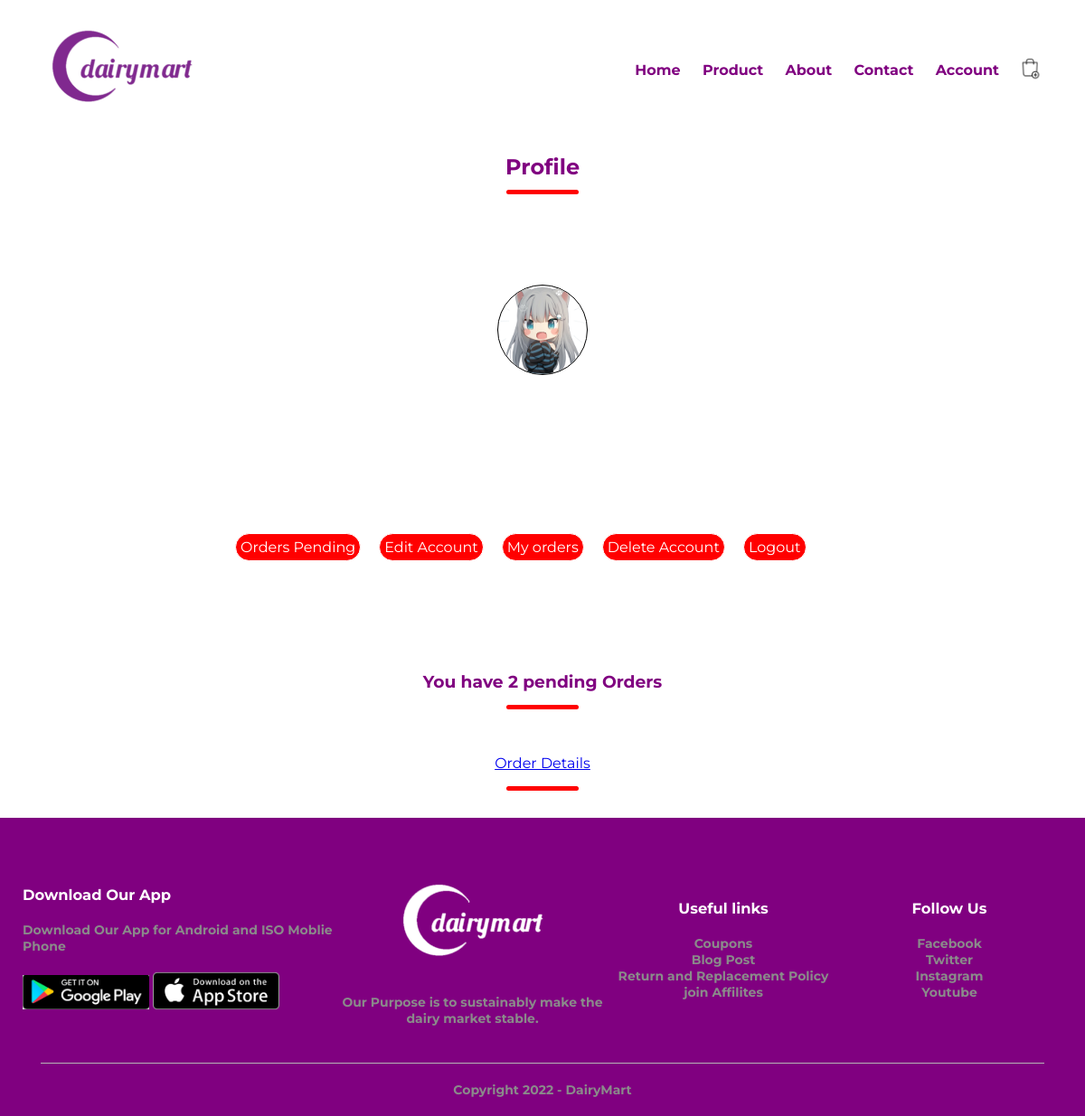
The page /profile.php (signed in) on the database its author committed.
### tables this page shows
CREATE TABLE `user_table` (
  `user_id` int(11) NOT NULL,
  `user_name` varchar(100) NOT NULL,
  `user_email` varchar(100) NOT NULL,
  `user_password` varchar(225) NOT NULL,
  `user_image` varchar(225) NOT NULL,
  `user_ip` varchar(255) NOT NULL,
  `user_address` varchar(255) NOT NULL,
  `user_mobile` int(10) NOT NULL
);

### profile.php (the view, shortened to what this page needs)
<?php
include('include/connect.php');
include('Functions/functions.php');
?>
<!DOCTYPE html>
<html lang="en">
    <head>
        <link rel="stylesheet" href="stylesheet.css">
        <link rel="stylesheet" href="https://cdnjs.cloudflare.com/ajax/libs/font-awesome/6.2.0/css/all.min.css">
    </head>
    <body>
    <div class="container">
        <div class="main">
            <div class="logo">
                <img src="images/logo.png">
            </div>
            <nav>
                <ul id="MenuItems">
                    <li><a href="index.php">Home</a></li>
                    <li><a href="product.php">Product</a></li>
                    <li><a href="about.php">About</a></li>
                    <li><a href="Contact.php">Contact</a></li>
                    <li><a href="account.php">Account</a></li>
                </ul>
            </nav>
            <a href="cart.php"><img src="images/cart.png" width="30px" height="30px"></a>
        </div>
    </div>
    <div>
        <h2 class="title">Profile</h2>
            <div class="pro-img">
                <?php
                    $username=$_SESSION['username'];
                    $select_query="select * from `user_table` where user_name='$username'";
                    $result_query=mysqli_query($con,$select_query);
                    $user_image=mysqli_fetch_array($result_query);
                    $row_image=$user_image['user_image'];
                    echo "<img src='images/$row_image' width='100px' height='100px'>";
                ?>
            </div>
            <div class="pro-img">
                <div class="column-style">
                    <a href="profile.php">Orders Pending</a>
                    <a href="profile.php?edit_account">Edit Account</a>
                    <a href="profile.php?orders">My orders</a>
                    <a href="profile.php?delete">Delete Account</a>
                    <a href="logout.php">Logout</a>
                </div>
            </div>
            <div class="pro_img">
                <?php
                get_user_order_details();
                ?>
            </div>
    </div>
<div class="footer">
    <div class="container">
        <div class="row">
            <div class="column5">
                <h3>Download Our App</h3>
                <p>Download Our App for Android and ISO Moblie Phone</p>
                <div class="app-logo">
                    <img src="images/playstore.png">
                    <img src="images/app-store.png">
                </div>
            </div>
            <div class="column6">
                <img src="images/logo-white.png">
                <p>Our Purpose is to sustainably make the dairy market stable.</p>
            </div>
            <div class="column7">
                <h3>Useful links</h3>
                <ul>
                    <li>Coupons</li>
                    <li>Blog Post</li>
                    <li>Return and Replacement Policy</li>
                    <li>join Affilites</li>
                </ul>
            </div>
            <div class="column8">
                <h3>Follow Us</h3>
                <ul>
                    <li>Facebook</li>
                    <li>Twitter</li>
                    <li>Instagram</li>
                    <li>Youtube</li>
                </ul>
            </div>
        </div>
        <hr>
        <p class="copyright">Copyright 2022 - DairyMart</p>
    </div>
</div>
    </body>
</html>
</body>
</html>

### Functions/functions.php (shortened to what this page needs)
<?php
include('./include/connect.php');
?>
    <?php
function get_user_order_details(){
    global $con;
    $username=$_SESSION['username'];
    $get_details="select * from `user_table` where user_name='$username'";
    $result_get=mysqli_query($con,$get_details);
    while($row_query=mysqli_fetch_array($result_get)){
        $user_id=$row_query['user_id'];
        if(!isset($_GET['edit_account'])){
            if(!isset($_GET['orders'])){
                if(!isset($_GET['delete'])){
                    $get_orders="select * from `user_orders` where user_id=$user_id and order_status='pending'";
                    $result_order_query=mysqli_query($con,$get_orders);
                    $row_count=mysqli_num_rows($result_order_query);
                    if($row_count>0){
                        echo "<h3 class='title'>You have $row_count pending Orders</h3>
                                <div class='column title'><a href='profile.php?orders'>Order Details</a></div>";
                    }else{
                        echo "<h3 class='title'>You have Zero pending Orders</h3>
                        <div class='column title'><a href='index.php'>Explore Products</a></div>";
                    }
                }
            }
        }
    }
}
?>

### stylesheet.css (style rules this page uses)
* { margin: 0; padding: 0; box-sizing: border-box; }
body { font-family: 'Montserrat', sans-serif; }
.main { display: flex; align-items: center; padding: 20px; }
nav { flex: 1; text-align: right; }
nav ul { display: inline-block; list-style-type: none; }
nav ul li { display: inline-block; font-weight: bold; margin-right: 20px; }
nav ul li a { text-decoration: none; color: #800080; }
.container { max-width: 1300px; margin: auto; padding: 0 25px 0 25px; }
.row { display: flex; align-items: center; flex-wrap: wrap; justify-content: space-around; }
.column { flex-basis: 50%; min-width: 300px; }
.title { text-align: center; margin: 0 auto 30px; position: relative; line-height: 60px; color: #800080; }
.title::after { content: ''; background: #ff0000; width: 80px; height: 5px; border-radius: 5px; position: absolute; bottom: 0; left: 50%; transform: translateX(-50%); }
.footer { background: #800080; color: #8a8a8a; font-size: 14px; padding: 60px 0 20px; font-weight: bold; }
.footer p { color: #8a8a8a; }
.footer h3 { color: #ffffff; margin-bottom: 20px; }
.column5, .column6, .column7, .column8 { min-width: 250px; margin-bottom: 20px; }
.column5 { flex-basis: 30%; }
.column6 { flex: 1; text-align: center; }
.column6 img { width: 180px; margin-bottom: 20px; }
.column7, .column8 { flex-basis: 12%; text-align: center; }
ul { list-style-type: none; }
.app-logo { margin-top: 20px; }
.app-logo img { width: 140px; }
.footer hr { border: none; background: #b5b5b5; height: 1px; margin: 20px; }
.copyright { text-align: center; }

### profile.php (style rules this page uses)
.pro-img { display: flex; justify-content: center; align-items: center; width:100%; height: 30vh; }
.pro-img img { border:1px solid ; border-radius : 250px; }
.pro-img a { text-decoration:none; margin:10px; border:1px solid; padding:5px; background:#ff0000; color:#ffffff; border-radius:50px; cursor:pointer; transition:0.5s; }
.column-style { display: flex; flex-direction: row; width: 700px; }

### rows shown on the page
user_table: user_image (picture), row_count "2"
